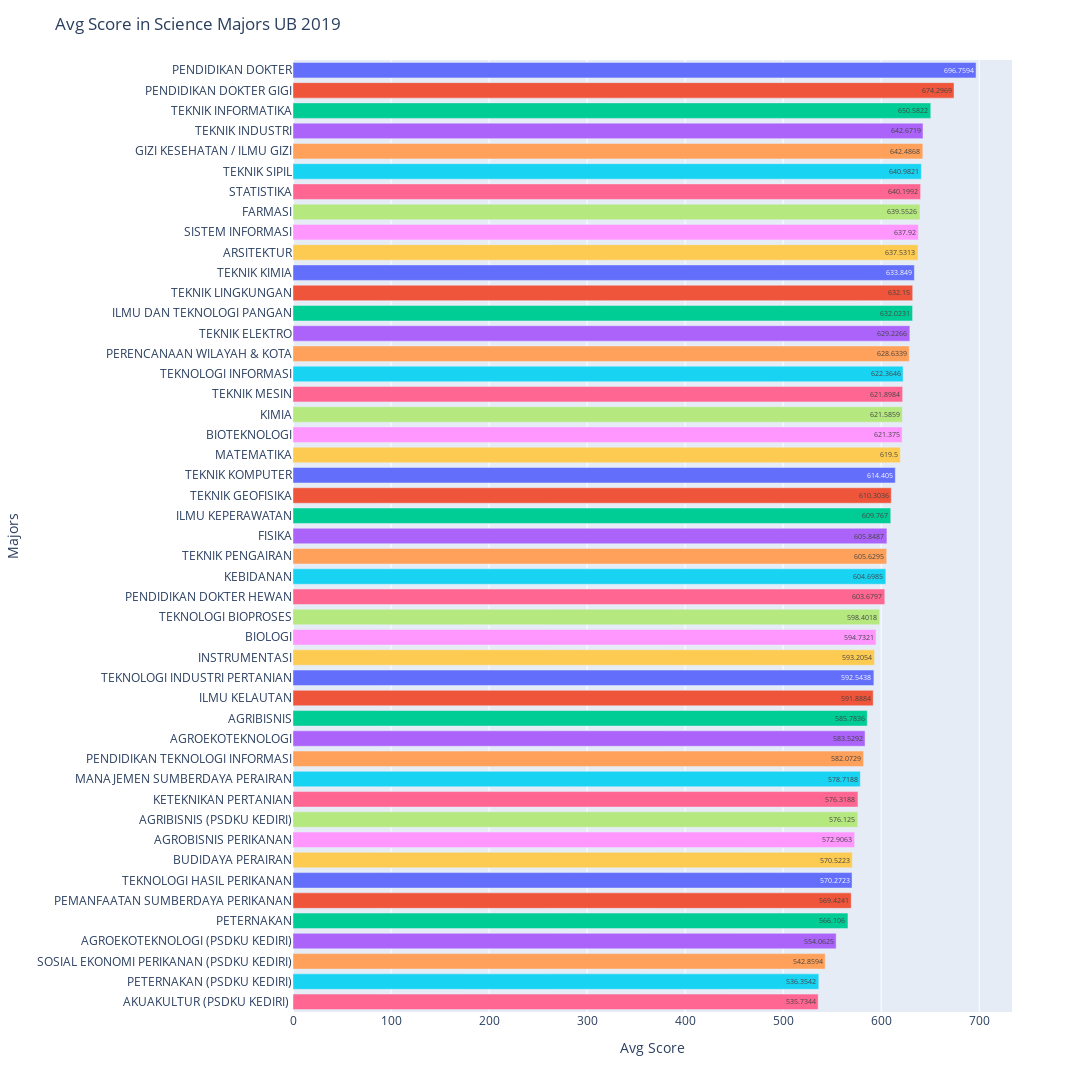

Source (notebook cell):
### Markdown cell above
![UB Distribution scores 2019](/photos/UB%20Distribution%20scores%202019.png)

### Code cell
fig = px.bar(data_frame=df_univ_braw_clear.groupby('first_major').mean().reset_index().sort_values('average_score',ascending=False),x='average_score',y='first_major',color='first_major',height=1200,width=1200,text_auto=True)
fig.update_layout(showlegend=False,title='Avg Score in Science Majors UB 2019',xaxis_title='Avg Score',yaxis_title='Majors',bargap=0.15,
bargroupgap=0.1)
# fig.update_traces(textfont_size=16, textangle=0, textposition="outside", cliponaxis=False)
fig.show()

### Figure 1 — Plotly figure (JSON) as saved in the notebook; plotly's stock layout.template omitted (floating-point values rounded to 4 significant figures)
{"data": [{"alignmentgroup": "True", "hovertemplate": "first_major=%{y}<br>average_score=%{x}<extra></extra>", "legendgroup": "PENDIDIKAN DOKTER", "marker": {"color": "#636efa", "pattern": {"shape": ""}}, "name": "PENDIDIKAN DOKTER", "offsetgroup": "PENDIDIKAN DOKTER", "orientation": "h", "showlegend": true, "textposition": "auto", "texttemplate": "%{x}", "type": "bar", "x": [696.8], "xaxis": "x", "y": ["PENDIDIKAN DOKTER"], "yaxis": "y"}, {"alignmentgroup": "True", "hovertemplate": "first_major=%{y}<br>average_score=%{x}<extra></extra>", "legendgroup": "PENDIDIKAN DOKTER GIGI", "marker": {"color": "#EF553B", "pattern": {"shape": ""}}, "name": "PENDIDIKAN DOKTER GIGI", "offsetgroup": "PENDIDIKAN DOKTER GIGI", "orientation": "h", "showlegend": true, "textposition": "auto", "texttemplate": "%{x}", "type": "bar", "x": [674.3], "xaxis": "x", "y": ["PENDIDIKAN DOKTER GIGI"], "yaxis": "y"}, {"alignmentgroup": "True", "hovertemplate": "first_major=%{y}<br>average_score=%{x}<extra></extra>", "legendgroup": "TEKNIK INFORMATIKA", "marker": {"color": "#00cc96", "pattern": {"shape": ""}}, "name": "TEKNIK INFORMATIKA", "offsetgroup": "TEKNIK INFORMATIKA", "orientation": "h", "showlegend": true, "textposition": "auto", "texttemplate": "%{x}", "type": "bar", "x": [650.6], "xaxis": "x", "y": ["TEKNIK INFORMATIKA"], "yaxis": "y"}, {"alignmentgroup": "True", "hovertemplate": "first_major=%{y}<br>average_score=%{x}<extra></extra>", "legendgroup": "TEKNIK INDUSTRI", "marker": {"color": "#ab63fa", "pattern": {"shape": ""}}, "name": "TEKNIK INDUSTRI", "offsetgroup": "TEKNIK INDUSTRI", "orientation": "h", "showlegend": true, "textposition": "auto", "texttemplate": "%{x}", "type": "bar", "x": [642.7], "xaxis": "x", "y": ["TEKNIK INDUSTRI"], "yaxis": "y"}, {"alignmentgroup": "True", "hovertemplate": "first_major=%{y}<br>average_score=%{x}<extra></extra>", "legendgroup": "GIZI KESEHATAN / ILMU GIZI", "marker": {"color": "#FFA15A", "pattern": {"shape": ""}}, "name": "GIZI KESEHATAN / ILMU GIZI", "offsetgroup": "GIZI KESEHATAN / ILMU GIZI", "orientation": "h", "showlegend": true, "textposition": "auto", "texttemplate": "%{x}", "type": "bar", "x": [642.5], "xaxis": "x", "y": ["GIZI KESEHATAN / ILMU GIZI"], "yaxis": "y"}, {"alignmentgroup": "True", "hovertemplate": "first_major=%{y}<br>average_score=%{x}<extra></extra>", "legendgroup": "TEKNIK SIPIL", "marker": {"color": "#19d3f3", "pattern": {"shape": ""}}, "name": "TEKNIK SIPIL", "offsetgroup": "TEKNIK SIPIL", "orientation": "h", "showlegend": true, "textposition": "auto", "texttemplate": "%{x}", "type": "bar", "x": [641.0], "xaxis": "x", "y": ["TEKNIK SIPIL"], "yaxis": "y"}, {"alignmentgroup": "True", "hovertemplate": "first_major=%{y}<br>average_score=%{x}<extra></extra>", "legendgroup": "STATISTIKA", "marker": {"color": "#FF6692", "pattern": {"shape": ""}}, "name": "STATISTIKA", "offsetgroup": "STATISTIKA", "orientation": "h", "showlegend": true, "textposition": "auto", "texttemplate": "%{x}", "type": "bar", "x": [640.2], "xaxis": "x", "y": ["STATISTIKA"], "yaxis": "y"}, {"alignmentgroup": "True", "hovertemplate": "first_major=%{y}<br>average_score=%{x}<extra></extra>", "legendgroup": "FARMASI", "marker": {"color": "#B6E880", "pattern": {"shape": ""}}, "name": "FARMASI", "offsetgroup": "FARMASI", "orientation": "h", "showlegend": true, "textposition": "auto", "texttemplate": "%{x}", "type": "bar", "x": [639.6], "xaxis": "x", "y": ["FARMASI"], "yaxis": "y"}, {"alignmentgroup": "True", "hovertemplate": "first_major=%{y}<br>average_score=%{x}<extra></extra>", "legendgroup": "SISTEM INFORMASI", "marker": {"color": "#FF97FF", "pattern": {"shape": ""}}, "name": "SISTEM INFORMASI", "offsetgroup": "SISTEM INFORMASI", "orientation": "h", "showlegend": true, "textposition": "auto", "texttemplate": "%{x}", "type": "bar", "x": [637.9], "xaxis": "x", "y": ["SISTEM INFORMASI"], "yaxis": "y"}, {"alignmentgroup": "True", "hovertemplate": "first_major=%{y}<br>average_score=%{x}<extra></extra>", "legendgroup": "ARSITEKTUR", "marker": {"color": "#FECB52", "pattern": {"shape": ""}}, "name": "ARSITEKTUR", "offsetgroup": "ARSITEKTUR", "orientation": "h", "showlegend": true, "textposition": "auto", "texttemplate": "%{x}", "type": "bar", "x": [637.5], "xaxis": "x", "y": ["ARSITEKTUR"], "yaxis": "y"}, {"alignmentgroup": "True", "hovertemplate": "first_major=%{y}<br>average_score=%{x}<extra></extra>", "legendgroup": "TEKNIK KIMIA", "marker": {"color": "#636efa", "pattern": {"shape": ""}}, "name": "TEKNIK KIMIA", "offsetgroup": "TEKNIK KIMIA", "orientation": "h", "showlegend": true, "textposition": "auto", "texttemplate": "%{x}", "type": "bar", "x": [633.8], "xaxis": "x", "y": ["TEKNIK KIMIA"], "yaxis": "y"}, {"alignmentgroup": "True", "hovertemplate": "first_major=%{y}<br>average_score=%{x}<extra></extra>", "legendgroup": "TEKNIK LINGKUNGAN", "marker": {"color": "#EF553B", "pattern": {"shape": ""}}, "name": "TEKNIK LINGKUNGAN", "offsetgroup": "TEKNIK LINGKUNGAN", "orientation": "h", "showlegend": true, "textposition": "auto", "texttemplate": "%{x}", "type": "bar", "x": [632.1], "xaxis": "x", "y": ["TEKNIK LINGKUNGAN"], "yaxis": "y"}, {"alignmentgroup": "True", "hovertemplate": "first_major=%{y}<br>average_score=%{x}<extra></extra>", "legendgroup": "ILMU DAN TEKNOLOGI PANGAN", "marker": {"color": "#00cc96", "pattern": {"shape": ""}}, "name": "ILMU DAN TEKNOLOGI PANGAN", "offsetgroup": "ILMU DAN TEKNOLOGI PANGAN", "orientation": "h", "showlegend": true, "textposition": "auto", "texttemplate": "%{x}", "type": "bar", "x": [632.0], "xaxis": "x", "y": ["ILMU DAN TEKNOLOGI PANGAN"], "yaxis": "y"}, {"alignmentgroup": "True", "hovertemplate": "first_major=%{y}<br>average_score=%{x}<extra></extra>", "legendgroup": "TEKNIK ELEKTRO", "marker": {"color": "#ab63fa", "pattern": {"shape": ""}}, "name": "TEKNIK ELEKTRO", "offsetgroup": "TEKNIK ELEKTRO", "orientation": "h", "showlegend": true, "textposition": "auto", "texttemplate": "%{x}", "type": "bar", "x": [629.2], "xaxis": "x", "y": ["TEKNIK ELEKTRO"], "yaxis": "y"}, {"alignmentgroup": "True", "hovertemplate": "first_major=%{y}<br>average_score=%{x}<extra></extra>", "legendgroup": "PERENCANAAN WILAYAH & KOTA", "marker": {"color": "#FFA15A", "pattern": {"shape": ""}}, "name": "PERENCANAAN WILAYAH & KOTA", "offsetgroup": "PERENCANAAN WILAYAH & KOTA", "orientation": "h", "showlegend": true, "textposition": "auto", "texttemplate": "%{x}", "type": "bar", "x": [628.6], "xaxis": "x", "y": ["PERENCANAAN WILAYAH & KOTA"], "yaxis": "y"}, {"alignmentgroup": "True", "hovertemplate": "first_major=%{y}<br>average_score=%{x}<extra></extra>", "legendgroup": "TEKNOLOGI INFORMASI", "marker": {"color": "#19d3f3", "pattern": {"shape": ""}}, "name": "TEKNOLOGI INFORMASI", "offsetgroup": "TEKNOLOGI INFORMASI", "orientation": "h", "showlegend": true, "textposition": "auto", "texttemplate": "%{x}", "type": "bar", "x": [622.4], "xaxis": "x", "y": ["TEKNOLOGI INFORMASI"], "yaxis": "y"}, {"alignmentgroup": "True", "hovertemplate": "first_major=%{y}<br>average_score=%{x}<extra></extra>", "legendgroup": "TEKNIK MESIN", "marker": {"color": "#FF6692", "pattern": {"shape": ""}}, "name": "TEKNIK MESIN", "offsetgroup": "TEKNIK MESIN", "orientation": "h", "showlegend": true, "textposition": "auto", "texttemplate": "%{x}", "type": "bar", "x": [621.9], "xaxis": "x", "y": ["TEKNIK MESIN"], "yaxis": "y"}, {"alignmentgroup": "True", "hovertemplate": "first_major=%{y}<br>average_score=%{x}<extra></extra>", "legendgroup": "KIMIA", "marker": {"color": "#B6E880", "pattern": {"shape": ""}}, "name": "KIMIA", "offsetgroup": "KIMIA", "orientation": "h", "showlegend": true, "textposition": "auto", "texttemplate": "%{x}", "type": "bar", "x": [621.6], "xaxis": "x", "y": ["KIMIA"], "yaxis": "y"}, {"alignmentgroup": "True", "hovertemplate": "first_major=%{y}<br>average_score=%{x}<extra></extra>", "legendgroup": "BIOTEKNOLOGI", "marker": {"color": "#FF97FF", "pattern": {"shape": ""}}, "name": "BIOTEKNOLOGI", "offsetgroup": "BIOTEKNOLOGI", "orientation": "h", "showlegend": true, "textposition": "auto", "texttemplate": "%{x}", "type": "bar", "x": [621.4], "xaxis": "x", "y": ["BIOTEKNOLOGI"], "yaxis": "y"}, {"alignmentgroup": "True", "hovertemplate": "first_major=%{y}<br>average_score=%{x}<extra></extra>", "legendgroup": "MATEMATIKA", "marker": {"color": "#FECB52", "pattern": {"shape": ""}}, "name": "MATEMATIKA", "offsetgroup": "MATEMATIKA", "orientation": "h", "showlegend": true, "textposition": "auto", "texttemplate": "%{x}", "type": "bar", "x": [619.5], "xaxis": "x", "y": ["MATEMATIKA"], "yaxis": "y"}, {"alignmentgroup": "True", "hovertemplate": "first_major=%{y}<br>average_score=%{x}<extra></extra>", "legendgroup": "TEKNIK KOMPUTER", "marker": {"color": "#636efa", "pattern": {"shape": ""}}, "name": "TEKNIK KOMPUTER", "offsetgroup": "TEKNIK KOMPUTER", "orientation": "h", "showlegend": true, "textposition": "auto", "texttemplate": "%{x}", "type": "bar", "x": [614.4], "xaxis": "x", "y": ["TEKNIK KOMPUTER"], "yaxis": "y"}, {"alignmentgroup": "True", "hovertemplate": "first_major=%{y}<br>average_score=%{x}<extra></extra>", "legendgroup": "TEKNIK GEOFISIKA", "marker": {"color": "#EF553B", "pattern": {"shape": ""}}, "name": "TEKNIK GEOFISIKA", "offsetgroup": "TEKNIK GEOFISIKA", "orientation": "h", "showlegend": true, "textposition": "auto", "texttemplate": "%{x}", "type": "bar", "x": [610.3], "xaxis": "x", "y": ["TEKNIK GEOFISIKA"], "yaxis": "y"}, {"alignmentgroup": "True", "hovertemplate": "first_major=%{y}<br>average_score=%{x}<extra></extra>", "legendgroup": "ILMU KEPERAWATAN", "marker": {"color": "#00cc96", "pattern": {"shape": ""}}, "name": "ILMU KEPERAWATAN", "offsetgroup": "ILMU KEPERAWATAN", "orientation": "h", "showlegend": true, "textposition": "auto", "texttemplate": "%{x}", "type": "bar", "x": [609.8], "xaxis": "x", "y": ["ILMU KEPERAWATAN"], "yaxis": "y"}, {"alignmentgroup": "True", "hovertemplate": "first_major=%{y}<br>average_score=%{x}<extra></extra>", "legendgroup": "FISIKA", "marker": {"color": "#ab63fa", "pattern": {"shape": ""}}, "name": "FISIKA", "offsetgroup": "FISIKA", "orientation": "h", "showlegend": true, "textposition": "auto", "texttemplate": "%{x}", "type": "bar", "x": [605.8], "xaxis": "x", "y": ["FISIKA"], "yaxis": "y"}, {"alignmentgroup": "True", "hovertemplate": "first_major=%{y}<br>average_score=%{x}<extra></extra>", "legendgroup": "TEKNIK PENGAIRAN", "marker": {"color": "#FFA15A", "pattern": {"shape": ""}}, "name": "TEKNIK PENGAIRAN", "offsetgroup": "TEKNIK PENGAIRAN", "orientation": "h", "showlegend": true, "textposition": "auto", "texttemplate": "%{x}", "type": "bar", "x": [605.6], "xaxis": "x", "y": ["TEKNIK PENGAIRAN"], "yaxis": "y"}, {"alignmentgroup": "True", "hovertemplate": "first_major=%{y}<br>average_score=%{x}<extra></extra>", "legendgroup": "KEBIDANAN", "marker": {"color": "#19d3f3", "pattern": {"shape": ""}}, "name": "KEBIDANAN", "offsetgroup": "KEBIDANAN", "orientation": "h", "showlegend": true, "textposition": "auto", "texttemplate": "%{x}", "type": "bar", "x": [604.7], "xaxis": "x", "y": ["KEBIDANAN"], "yaxis": "y"}, {"alignmentgroup": "True", "hovertemplate": "first_major=%{y}<br>average_score=%{x}<extra></extra>", "legendgroup": "PENDIDIKAN DOKTER HEWAN", "marker": {"color": "#FF6692", "pattern": {"shape": ""}}, "name": "PENDIDIKAN DOKTER HEWAN", "offsetgroup": "PENDIDIKAN DOKTER HEWAN", "orientation": "h", "showlegend": true, "textposition": "auto", "texttemplate": "%{x}", "type": "bar", "x": [603.7], "xaxis": "x", "y": ["PENDIDIKAN DOKTER HEWAN"], "yaxis": "y"}, {"alignmentgroup": "True", "hovertemplate": "first_major=%{y}<br>average_score=%{x}<extra></extra>", "legendgroup": "TEKNOLOGI BIOPROSES", "marker": {"color": "#B6E880", "pattern": {"shape": ""}}, "name": "TEKNOLOGI BIOPROSES", "offsetgroup": "TEKNOLOGI BIOPROSES", "orientation": "h", "showlegend": true, "textposition": "auto", "texttemplate": "%{x}", "type": "bar", "x": [598.4], "xaxis": "x", "y": ["TEKNOLOGI BIOPROSES"], "yaxis": "y"}, {"alignmentgroup": "True", "hovertemplate": "first_major=%{y}<br>average_score=%{x}<extra></extra>", "legendgroup": "BIOLOGI", "marker": {"color": "#FF97FF", "pattern": {"shape": ""}}, "name": "BIOLOGI", "offsetgroup": "BIOLOGI", "orientation": "h", "showlegend": true, "textposition": "auto", "texttemplate": "%{x}", "type": "bar", "x": [594.7], "xaxis": "x", "y": ["BIOLOGI"], "yaxis": "y"}, {"alignmentgroup": "True", "hovertemplate": "first_major=%{y}<br>average_score=%{x}<extra></extra>", "legendgroup": "INSTRUMENTASI", "marker": {"color": "#FECB52", "pattern": {"shape": ""}}, "name": "INSTRUMENTASI", "offsetgroup": "INSTRUMENTASI", "orientation": "h", "showlegend": true, "textposition": "auto", "texttemplate": "%{x}", "type": "bar", "x": [593.2], "xaxis": "x", "y": ["INSTRUMENTASI"], "yaxis": "y"}, {"alignmentgroup": "True", "hovertemplate": "first_major=%{y}<br>average_score=%{x}<extra></extra>", "legendgroup": "TEKNOLOGI INDUSTRI PERTANIAN", "marker": {"color": "#636efa", "pattern": {"shape": ""}}, "name": "TEKNOLOGI INDUSTRI PERTANIAN", "offsetgroup": "TEKNOLOGI INDUSTRI PERTANIAN", "orientation": "h", "showlegend": true, "textposition": "auto", "texttemplate": "%{x}", "type": "bar", "x": [592.5], "xaxis": "x", "y": ["TEKNOLOGI INDUSTRI PERTANIAN"], "yaxis": "y"}, {"alignmentgroup": "True", "hovertemplate": "first_major=%{y}<br>average_score=%{x}<extra></extra>", "legendgroup": "ILMU KELAUTAN", "marker": {"color": "#EF553B", "pattern": {"shape": ""}}, "name": "ILMU KELAUTAN", "offsetgroup": "ILMU KELAUTAN", "orientation": "h", "showlegend": true, "textposition": "auto", "texttemplate": "%{x}", "type": "bar", "x": [591.9], "xaxis": "x", "y": ["ILMU KELAUTAN"], "yaxis": "y"}, {"alignmentgroup": "True", "hovertemplate": "first_major=%{y}<br>average_score=%{x}<extra></extra>", "legendgroup": "AGRIBISNIS", "marker": {"color": "#00cc96", "pattern": {"shape": ""}}, "name": "AGRIBISNIS", "offsetgroup": "AGRIBISNIS", "orientation": "h", "showlegend": true, "textposition": "auto", "texttemplate": "%{x}", "type": "bar", "x": [585.8], "xaxis": "x", "y": ["AGRIBISNIS"], "yaxis": "y"}, {"alignmentgroup": "True", "hovertemplate": "first_major=%{y}<br>average_score=%{x}<extra></extra>", "legendgroup": "AGROEKOTEKNOLOGI", "marker": {"color": "#ab63fa", "pattern": {"shape": ""}}, "name": "AGROEKOTEKNOLOGI", "offsetgroup": "AGROEKOTEKNOLOGI", "orientation": "h", "showlegend": true, "textposition": "auto", "texttemplate": "%{x}", "type": "bar", "x": [583.5], "xaxis": "x", "y": ["AGROEKOTEKNOLOGI"], "yaxis": "y"}, {"alignmentgroup": "True", "hovertemplate": "first_major=%{y}<br>average_score=%{x}<extra></extra>", "legendgroup": "PENDIDIKAN TEKNOLOGI INFORMASI", "marker": {"color": "#FFA15A", "pattern": {"shape": ""}}, "name": "PENDIDIKAN TEKNOLOGI INFORMASI", "offsetgroup": "PENDIDIKAN TEKNOLOGI INFORMASI", "orientation": "h", "showlegend": true, "textposition": "auto", "texttemplate": "%{x}", "type": "bar", "x": [582.1], "xaxis": "x", "y": ["PENDIDIKAN TEKNOLOGI INFORMASI"], "yaxis": "y"}, {"alignmentgroup": "True", "hovertemplate": "first_major=%{y}<br>average_score=%{x}<extra></extra>", "legendgroup": "MANAJEMEN SUMBERDAYA PERAIRAN", "marker": {"color": "#19d3f3", "pattern": {"shape": ""}}, "name": "MANAJEMEN SUMBERDAYA PERAIRAN", "offsetgroup": "MANAJEMEN SUMBERDAYA PERAIRAN", "orientation": "h", "showlegend": true, "textposition": "auto", "texttemplate": "%{x}", "type": "bar", "x": [578.7], "xaxis": "x", "y": ["MANAJEMEN SUMBERDAYA PERAIRAN"], "yaxis": "y"}, {"alignmentgroup": "True", "hovertemplate": "first_major=%{y}<br>average_score=%{x}<extra></extra>", "legendgroup": "KETEKNIKAN PERTANIAN", "marker": {"color": "#FF6692", "pattern": {"shape": ""}}, "name": "KETEKNIKAN PERTANIAN", "offsetgroup": "KETEKNIKAN PERTANIAN", "orientation": "h", "showlegend": true, "textposition": "auto", "texttemplate": "%{x}", "type": "bar", "x": [576.3], "xaxis": "x", "y": ["KETEKNIKAN PERTANIAN"], "yaxis": "y"}, {"alignmentgroup": "True", "hovertemplate": "first_major=%{y}<br>average_score=%{x}<extra></extra>", "legendgroup": "AGRIBISNIS (PSDKU KEDIRI)", "marker": {"color": "#B6E880", "pattern": {"shape": ""}}, "name": "AGRIBISNIS (PSDKU KEDIRI)", "offsetgroup": "AGRIBISNIS (PSDKU KEDIRI)", "orientation": "h", "showlegend": true, "textposition": "auto", "texttemplate": "%{x}", "type": "bar", "x": [576.1], "xaxis": "x", "y": ["AGRIBISNIS (PSDKU KEDIRI)"], "yaxis": "y"}, {"alignmentgroup": "True", "hovertemplate": "first_major=%{y}<br>average_score=%{x}<extra></extra>", "legendgroup": "AGROBISNIS PERIKANAN", "marker": {"color": "#FF97FF", "pattern": {"shape": ""}}, "name": "AGROBISNIS PERIKANAN", "offsetgroup": "AGROBISNIS PERIKANAN", "orientation": "h", "showlegend": true, "textposition": "auto", "texttemplate": "%{x}", "type": "bar", "x": [572.9], "xaxis": "x", "y": ["AGROBISNIS PERIKANAN"], "yaxis": "y"}, {"alignmentgroup": "True", "hovertemplate": "first_major=%{y}<br>average_score=%{x}<extra></extra>", "legendgroup": "BUDIDAYA PERAIRAN", "marker": {"color": "#FECB52", "pattern": {"shape": ""}}, "name": "BUDIDAYA PERAIRAN", "offsetgroup": "BUDIDAYA PERAIRAN", "orientation": "h", "showlegend": true, "textposition": "auto", "texttemplate": "%{x}", "type": "bar", "x": [570.5], "xaxis": "x", "y": ["BUDIDAYA PERAIRAN"], "yaxis": "y"}, {"alignmentgroup": "True", "hovertemplate": "first_major=%{y}<br>average_score=%{x}<extra></extra>", "legendgroup": "TEKNOLOGI HASIL PERIKANAN", "marker": {"color": "#636efa", "pattern": {"shape": ""}}, "name": "TEKNOLOGI HASIL PERIKANAN", "offsetgroup": "TEKNOLOGI HASIL PERIKANAN", "orientation": "h", "showlegend": true, "textposition": "auto", "texttemplate": "%{x}", "type": "bar", "x": [570.3], "xaxis": "x", "y": ["TEKNOLOGI HASIL PERIKANAN"], "yaxis": "y"}, {"alignmentgroup": "True", "hovertemplate": "first_major=%{y}<br>average_score=%{x}<extra></extra>", "legendgroup": "PEMANFAATAN SUMBERDAYA PERIKANAN", "marker": {"color": "#EF553B", "pattern": {"shape": ""}}, "name": "PEMANFAATAN SUMBERDAYA PERIKANAN", "offsetgroup": "PEMANFAATAN SUMBERDAYA PERIKANAN", "orientation": "h", "showlegend": true, "textposition": "auto", "texttemplate": "%{x}", "type": "bar", "x": [569.4], "xaxis": "x", "y": ["PEMANFAATAN SUMBERDAYA PERIKANAN"], "yaxis": "y"}, {"alignmentgroup": "True", "hovertemplate": "first_major=%{y}<br>average_score=%{x}<extra></extra>", "legendgroup": "PETERNAKAN", "marker": {"color": "#00cc96", "pattern": {"shape": ""}}, "name": "PETERNAKAN", "offsetgroup": "PETERNAKAN", "orientation": "h", "showlegend": true, "textposition": "auto", "texttemplate": "%{x}", "type": "bar", "x": [566.1], "xaxis": "x", "y": ["PETERNAKAN"], "yaxis": "y"}, {"alignmentgroup": "True", "hovertemplate": "first_major=%{y}<br>average_score=%{x}<extra></extra>", "legendgroup": "AGROEKOTEKNOLOGI (PSDKU KEDIRI)", "marker": {"color": "#ab63fa", "pattern": {"shape": ""}}, "name": "AGROEKOTEKNOLOGI (PSDKU KEDIRI)", "offsetgroup": "AGROEKOTEKNOLOGI (PSDKU KEDIRI)", "orientation": "h", "showlegend": true, "textposition": "auto", "texttemplate": "%{x}", "type": "bar", "x": [554.1], "xaxis": "x", "y": ["AGROEKOTEKNOLOGI (PSDKU KEDIRI)"], "yaxis": "y"}, {"alignmentgroup": "True", "hovertemplate": "first_major=%{y}<br>average_score=%{x}<extra></extra>", "legendgroup": "SOSIAL EKONOMI PERIKANAN (PSDKU KEDIRI)", "marker": {"color": "#FFA15A", "pattern": {"shape": ""}}, "name": "SOSIAL EKONOMI PERIKANAN (PSDKU KEDIRI)", "offsetgroup": "SOSIAL EKONOMI PERIKANAN (PSDKU KEDIRI)", "orientation": "h", "showlegend": true, "textposition": "auto", "texttemplate": "%{x}", "type": "bar", "x": [542.9], "xaxis": "x", "y": ["SOSIAL EKONOMI PERIKANAN (PSDKU KEDIRI)"], "yaxis": "y"}, {"alignmentgroup": "True", "hovertemplate": "first_major=%{y}<br>average_score=%{x}<extra></extra>", "legendgroup": "PETERNAKAN (PSDKU KEDIRI)", "marker": {"color": "#19d3f3", "pattern": {"shape": ""}}, "name": "PETERNAKAN (PSDKU KEDIRI)", "offsetgroup": "PETERNAKAN (PSDKU KEDIRI)", "orientation": "h", "showlegend": true, "textposition": "auto", "texttemplate": "%{x}", "type": "bar", "x": [536.4], "xaxis": "x", "y": ["PETERNAKAN (PSDKU KEDIRI)"], "yaxis": "y"}, {"alignmentgroup": "True", "hovertemplate": "first_major=%{y}<br>average_score=%{x}<extra></extra>", "legendgroup": "AKUAKULTUR (PSDKU KEDIRI) ", "marker": {"color": "#FF6692", "pattern": {"shape": ""}}, "name": "AKUAKULTUR (PSDKU KEDIRI) ", "offsetgroup": "AKUAKULTUR (PSDKU KEDIRI) ", "orientation": "h", "showlegend": true, "textposition": "auto", "texttemplate": "%{x}", "type": "bar", "x": [535.7], "xaxis": "x", "y": ["AKUAKULTUR (PSDKU KEDIRI) "], "yaxis": "y"}], "layout": {"bargap": 0.15, "bargroupgap": 0.1, "barmode": "relative", "height": 1200, "legend": {"title": {"text": "first_major"}, "tracegroupgap": 0}, "margin": {"t": 60}, "showlegend": false, "title": {"text": "Avg Score in Science Majors UB 2019"}, "width": 1200, "xaxis": {"anchor": "y", "domain": [0, 1], "title": {"text": "Avg Score"}}, "yaxis": {"anchor": "x", "categoryarray": ["AKUAKULTUR (PSDKU KEDIRI) ", "PETERNAKAN (PSDKU KEDIRI)", "SOSIAL EKONOMI PERIKANAN (PSDKU KEDIRI)", "AGROEKOTEKNOLOGI (PSDKU KEDIRI)", "PETERNAKAN", "PEMANFAATAN SUMBERDAYA PERIKANAN", "TEKNOLOGI HASIL PERIKANAN", "BUDIDAYA PERAIRAN", "AGROBISNIS PERIKANAN", "AGRIBISNIS (PSDKU KEDIRI)", "KETEKNIKAN PERTANIAN", "MANAJEMEN SUMBERDAYA PERAIRAN", "PENDIDIKAN TEKNOLOGI INFORMASI", "AGROEKOTEKNOLOGI", "AGRIBISNIS", "ILMU KELAUTAN", "TEKNOLOGI INDUSTRI PERTANIAN", "INSTRUMENTASI", "BIOLOGI", "TEKNOLOGI BIOPROSES", "PENDIDIKAN DOKTER HEWAN", "KEBIDANAN", "TEKNIK PENGAIRAN", "FISIKA", "ILMU KEPERAWATAN", "TEKNIK GEOFISIKA", "TEKNIK KOMPUTER", "MATEMATIKA", "BIOTEKNOLOGI", "KIMIA", "TEKNIK MESIN", "TEKNOLOGI INFORMASI", "PERENCANAAN WILAYAH & KOTA", "TEKNIK ELEKTRO", "ILMU DAN TEKNOLOGI PANGAN", "TEKNIK LINGKUNGAN", "TEKNIK KIMIA", "ARSITEKTUR", "SISTEM INFORMASI", "FARMASI", "STATISTIKA", "TEKNIK SIPIL", "GIZI KESEHATAN / ILMU GIZI", "TEKNIK INDUSTRI", "TEKNIK INFORMATIKA", "PENDIDIKAN DOKTER GIGI", "PENDIDIKAN DOKTER"], "categoryorder": "array", "domain": [0, 1], "title": {"text": "Majors"}}}}
